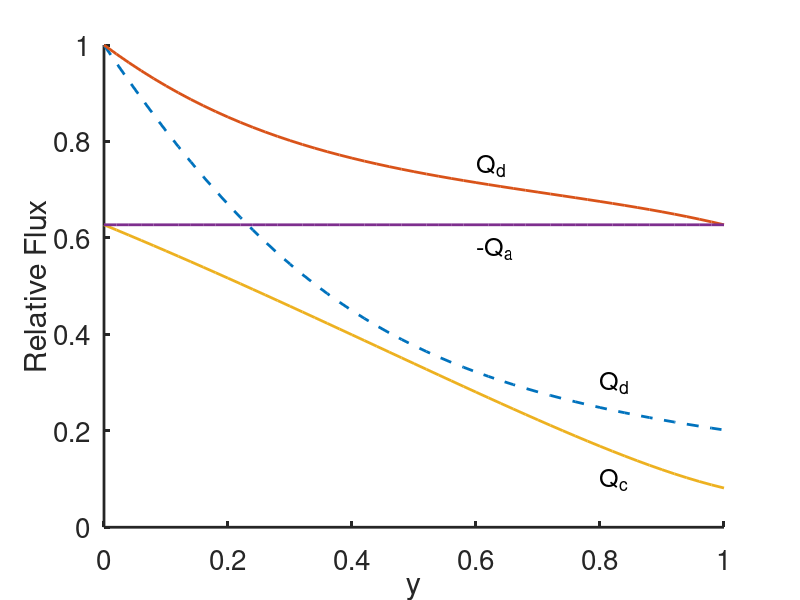
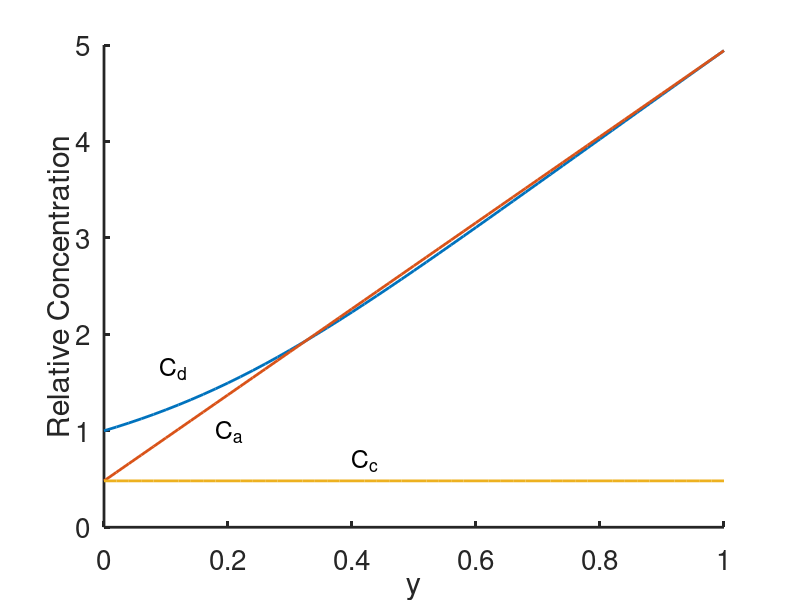
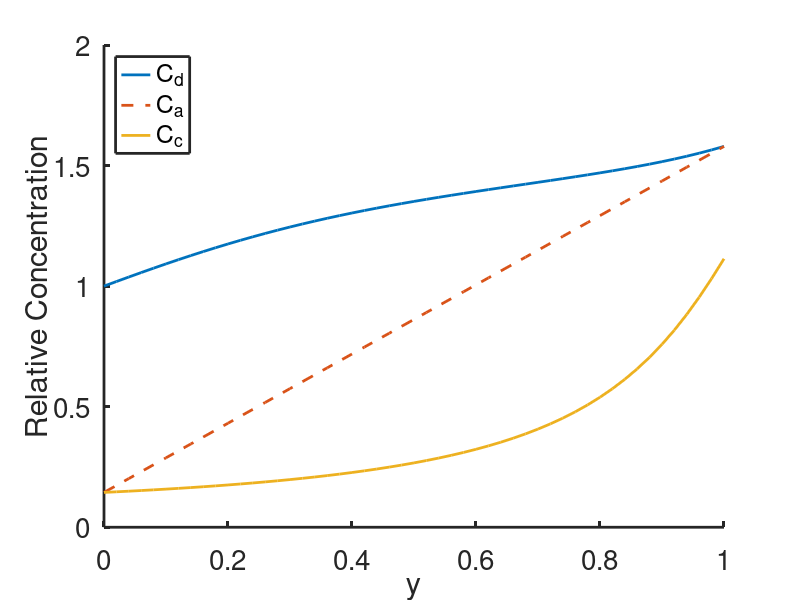
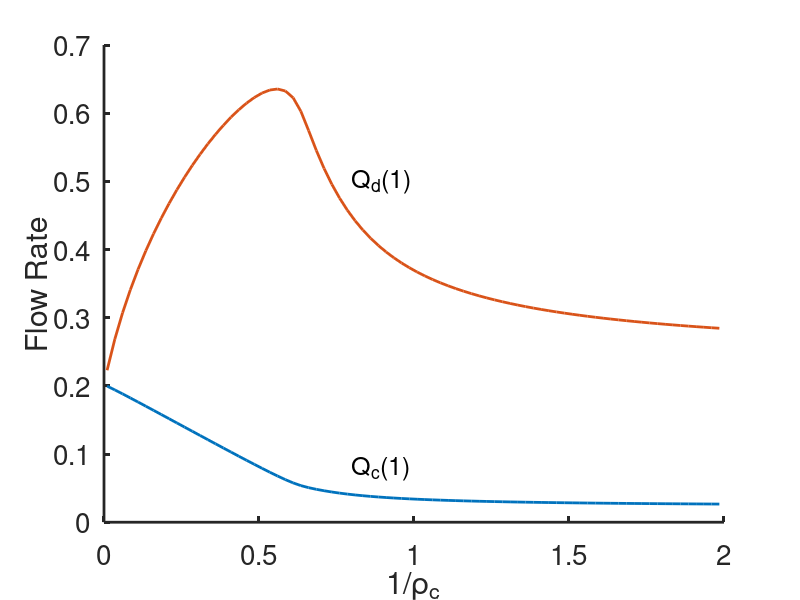

The MATLAB source for these figures, in order:
%    -------------------------------------------------------------------
%
%     Solve the nephron equations for the loop of Henle.
%
%     For Chapter 17, Section 17.3.2 of
%     Keener and Sneyd, Mathematical Physiology, 3rd Edition, Springer.
%
%     Written by James Keener and James Sneyd.
%
%    -------------------------------------------------------------------

function henle
clear all; close all; clc;
set(0,                           ...
'defaultaxesfontsize', 20,   ...
'defaultaxeslinewidth', 2.0, ...
'defaultlinelinewidth', 2.0);

% parameters
p.P = 0.9;
p.DPd = 0.15;
p.DPc = 0.22;
p.Hd = 0.1;
p.rd = 0.15;
p.N=51; % number of grid points
y = linspace(0,1,p.N);

onebyrclist0 = [0.,0.5];
options = optimset('Display','off');

for j = 1:2
    p.onebyrc=onebyrclist0(j);

    % make up some initial guess

    % The problem is extremely sensitive to the initial condition, and
    % considerable care is needed, particularly in the choice of Qa. It is
    % easy to find an initial value for Qa that works in Matlab but
    % doesn't work in Octave.

    Qa = -.22;
    Qd = -Qa*y +(1-y);
    Sd=-(Qd -1)*(p.rd*p.Hd)+1-p.DPd*p.Hd*y ;
    Qc1=0.1;
    Qc = Qc1*y -Qa*(1-y);

    X0=[Sd,Qc,Qa,Qc1];

    [U]=fsolve(@(x)des(x,p),X0,options);
    Sd = U(1:p.N);
    Qc = U(p.N+1:2*p.N);
    Qa = U(2*p.N+1);
    Qc1 = U(2*p.N+2);
    [Ss,Qs,Qd,Cd,Cs,Ca,Cc] = get_conc(U,p);

    figure(1)
    if (j==1)
        plot(y,Qd,'--')
        hold on
    else
        plot(y,Qd,y,Qc,y,-Qa*ones(p.N,1))
        hold off
        xlabel('y')
        ylabel('Relative Flux')
        text(0.6,0.75,'Q_d','fontsize',18)
        text(0.6,0.58,'-Q_a','fontsize',18)
        text(0.8,0.3,'Q_d','fontsize',18)
        text(0.8,0.1,'Q_c','fontsize',18)
        box off
    end

    if (j==1)
        figure(2)
            plot(y,Cd,y,Ca,y,Cc)
            text(0.09,1.65,'C_d','fontsize',18)
            text(0.18,1 ,'C_a','fontsize',18)
            text(0.4,0.7,'C_c','fontsize',18)
            xlabel('y')
            ylabel('Relative Concentration')
            box off
    else
        figure(3)
            plot(y,Cd,y,Ca,'--',y,Cc)
            legend('C_d','C_a','C_c','location','northwest')
            xlabel('y')
            ylabel('Relative Concentration')
            box off
    end
 end

% now loop on rc for no ADH case:
% make up some initial guess
Qa = -.5;
Qd = -Qa*y +(1-y);
Sd=-(Qd -1)*(p.rd*p.Hd)+1-p.DPd*p.Hd*y ;
Qc1=0.1;
Qc = Qc1*y -Qa*(1-y);
X0=[Sd,Qc,Qa,Qc1];
onebyrclist1 = [0.01:0.025:2];

for k = 1:length(onebyrclist1)
    p.onebyrc = onebyrclist1(k);
    [U]=fsolve(@(x)des(x,p),X0,options);
    % use the solution as the initial guess for the next try
    X0=U;
    Sd = U(1:p.N);
    Qc = U(p.N+1:2*p.N);
    Qa = U(2*p.N+1);
    Qc1 = U(2*p.N+2);

    [Ss,Qs,Qd,Cd,Cs,Ca,Cc] = get_conc(U,p);

    QdP(k) = Qd(p.N);
    Qc1j(k) = Qc1;
    Cd1(k) = Sd(p.N)/Qd(p.N);
    Cc1(k)=Cc(p.N);
    Cc0(k)=Cc(1);
end

figure(4)
    plot(onebyrclist1,Qc1j,onebyrclist1,QdP)
    xlabel('1/\rho_c')
    ylabel('Flow Rate')
    text(0.8,0.08,'Q_c(1)','fontsize',18)
    text(0.8,0.5,'Q_d(1)','fontsize',18)
    box off
figure(5)
    plot(onebyrclist1,Cc1,onebyrclist1,Cd1,onebyrclist1,Cc0)
    xlabel('1/\rho_c')
    ylabel('Relative Concentration')
    legend('C_c(1)','C_d(1)','C_c(0)')
box off
end % of main

%%
function out = des(U,p)
    y = linspace(0,1,p.N);
    dy = y(2)-y(1);

    Sd = U(1:p.N);
    Qc = U(p.N+1:2*p.N);
    Qa = U(2*p.N+1);
    Qc1 = U(2*p.N+2);

    [Ss,Qs,Qd,Cd,Cs,Ca,Cc] = get_conc(U,p);

    Fd = Ss./Qs-Sd./Qd;
    Fc = -p.DPc+(Sd(p.N)-p.P)./Qc-Ss./Qs;

    eqSd =[Sd(1)-1,...
           (Sd(2:p.N-1)-Sd(1:p.N-2))/(dy)-p.Hd*Fd(1:p.N-2), ...
           (Sd(p.N)-Sd( p.N-1))/(dy)-p.Hd*Fd(p.N-1)];
    %
    eqQc = [Qc(1)+Qa,...
            (Qc(2:p.N-1)-Qc(1:p.N-2))/(dy)-Fc(1:p.N-2)*p.onebyrc, ...
            (Qc(p.N)-Qc( p.N-1))/(dy)-Fc(p.N-1)*p.onebyrc];
    eqQa = Sd(p.N)-1-(Qa+1)*p.rd*p.Hd+p.DPd*p.Hd;
    eqQc1 = Qc1-Qc(p.N);

    out = [eqSd,eqQc,eqQa,eqQc1];
end

%%
function [Ss,Qs,Qd,Cd,Cs,Ca,Cc] = get_conc(U,p)
    y = linspace(0,1,p.N);
    Sd = U(1:p.N);
    Qc = U(p.N+1:2*p.N);
    Qa = U(2*p.N+1);
    Qc1 = U(2*p.N+2);

    Ss = p.P*(y-1) + Sd(p.N)-Sd;
    tm = (1-Sd-p.DPd*p.Hd*y)/(p.rd*p.Hd);
    Qs = -1-Qa-Qc+Qc(p.N) - tm ;
    Qd = 1+ tm;

    Cd=Sd./Qd;
    Cs = (p.P+p.DPd*p.Hd).*(1-y)./(Qd+Qa)-p.rd*p.Hd;
    Ca=Cd(p.N)-p.P*(y-1)/Qa;
    % using a na-dependent ATPase:
    %Ca = Cd(p.N)*sqrt(2*Qa./(p.P*Cd(p.N)^2.*(y-1)+2*Qa));
    Cc=-Qa*Ca(1)./Qc;
end
